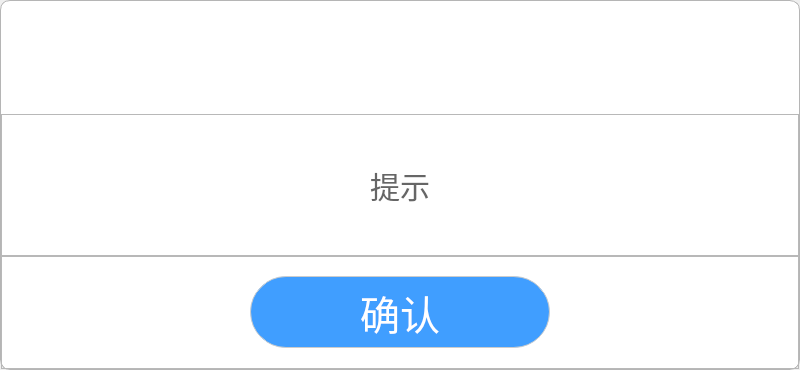
<?xml version="1.0" encoding="UTF-8"?>
<ui version="4.0">
 <class>CInfoBox</class>
 <widget class="QDialog" name="CInfoBox">
  <property name="geometry">
   <rect>
    <x>0</x>
    <y>0</y>
    <width>800</width>
    <height>370</height>
   </rect>
  </property>
  <property name="minimumSize">
   <size>
    <width>800</width>
    <height>370</height>
   </size>
  </property>
  <property name="windowTitle">
   <string>提示窗口</string>
  </property>
  <property name="styleSheet">
   <string notr="true">QFrame#mainFrame
{
	background:rgba(255,255,255,1);
	border:1px solid rgba(181,181,181,1);
	border-radius:10px;
}</string>
  </property>
  <layout class="QHBoxLayout" name="horizontalLayout_3">
   <property name="spacing">
    <number>0</number>
   </property>
   <property name="leftMargin">
    <number>0</number>
   </property>
   <property name="topMargin">
    <number>0</number>
   </property>
   <property name="rightMargin">
    <number>0</number>
   </property>
   <property name="bottomMargin">
    <number>0</number>
   </property>
   <item>
    <widget class="QFrame" name="mainFrame">
     <property name="frameShape">
      <enum>QFrame::StyledPanel</enum>
     </property>
     <property name="frameShadow">
      <enum>QFrame::Raised</enum>
     </property>
     <layout class="QVBoxLayout" name="verticalLayout">
      <property name="spacing">
       <number>0</number>
      </property>
      <property name="leftMargin">
       <number>0</number>
      </property>
      <property name="topMargin">
       <number>0</number>
      </property>
      <property name="rightMargin">
       <number>0</number>
      </property>
      <property name="bottomMargin">
       <number>0</number>
      </property>
      <item>
       <widget class="QWidget" name="horizontalWidget" native="true">
        <layout class="QHBoxLayout" name="horizontalLayout">
         <property name="topMargin">
          <number>0</number>
         </property>
         <property name="rightMargin">
          <number>20</number>
         </property>
         <property name="bottomMargin">
          <number>20</number>
         </property>
         <item>
          <spacer name="horizontalSpacer">
           <property name="orientation">
            <enum>Qt::Horizontal</enum>
           </property>
           <property name="sizeHint" stdset="0">
            <size>
             <width>40</width>
             <height>20</height>
            </size>
           </property>
          </spacer>
         </item>
         <item>
          <widget class="QToolButton" name="btn_close">
           <property name="minimumSize">
            <size>
             <width>60</width>
             <height>60</height>
            </size>
           </property>
           <property name="maximumSize">
            <size>
             <width>60</width>
             <height>60</height>
            </size>
           </property>
           <property name="focusPolicy">
            <enum>Qt::NoFocus</enum>
           </property>
           <property name="styleSheet">
            <string notr="true">QToolButton
{
	border-image: url(:/close4.png);
}
QToolButton:pressed:hover
{
	border:2px solid red;
}
QToolButton:hover
{
	border:2px solid red;
}</string>
           </property>
           <property name="text">
            <string/>
           </property>
           <property name="iconSize">
            <size>
             <width>60</width>
             <height>60</height>
            </size>
           </property>
           <property name="autoRaise">
            <bool>true</bool>
           </property>
          </widget>
         </item>
        </layout>
       </widget>
      </item>
      <item>
       <widget class="QFrame" name="frame_2">
        <property name="frameShape">
         <enum>QFrame::StyledPanel</enum>
        </property>
        <property name="frameShadow">
         <enum>QFrame::Raised</enum>
        </property>
        <layout class="QHBoxLayout" name="horizontalLayout_4">
         <property name="spacing">
          <number>0</number>
         </property>
         <property name="leftMargin">
          <number>10</number>
         </property>
         <property name="topMargin">
          <number>0</number>
         </property>
         <property name="rightMargin">
          <number>10</number>
         </property>
         <property name="bottomMargin">
          <number>0</number>
         </property>
         <item>
          <widget class="QLabel" name="content">
           <property name="minimumSize">
            <size>
             <width>0</width>
             <height>140</height>
            </size>
           </property>
           <property name="styleSheet">
            <string notr="true">QLabel
{
	background:transparent;
	font-size:30px;
	font-family:Microsoft YaHei;
	font-weight:400;
	color:rgba(102,102,102,1);
	line-height:20px;
}</string>
           </property>
           <property name="text">
            <string>提示</string>
           </property>
           <property name="alignment">
            <set>Qt::AlignCenter</set>
           </property>
           <property name="wordWrap">
            <bool>true</bool>
           </property>
          </widget>
         </item>
        </layout>
       </widget>
      </item>
      <item>
       <widget class="QFrame" name="frame">
        <property name="frameShape">
         <enum>QFrame::StyledPanel</enum>
        </property>
        <property name="frameShadow">
         <enum>QFrame::Raised</enum>
        </property>
        <layout class="QHBoxLayout" name="horizontalLayout_2">
         <item>
          <widget class="QPushButton" name="btn_ok">
           <property name="sizePolicy">
            <sizepolicy hsizetype="Fixed" vsizetype="Fixed">
             <horstretch>0</horstretch>
             <verstretch>0</verstretch>
            </sizepolicy>
           </property>
           <property name="minimumSize">
            <size>
             <width>300</width>
             <height>72</height>
            </size>
           </property>
           <property name="focusPolicy">
            <enum>Qt::NoFocus</enum>
           </property>
           <property name="styleSheet">
            <string notr="true">QPushButton
{
	background:rgba(64,158,255,1);
	color:white;
	border:1px solid rgba(204,204,204,1);
	border-radius:36px;
	font-size:40px;
	font-family:Microsoft YaHei;
}
QPushButton:pressed
{
	background:rgba(70,170,220,1);
	border:4px solid transparent;
}
QPushButton:hover
{
	border:4px solid transparent;
	background:rgba(44,148,225,1);
}</string>
           </property>
           <property name="text">
            <string>确认</string>
           </property>
          </widget>
         </item>
        </layout>
       </widget>
      </item>
     </layout>
    </widget>
   </item>
  </layout>
 </widget>
 <resources>
  <include location="../../image/image.qrc"/>
 </resources>
 <connections>
  <connection>
   <sender>btn_close</sender>
   <signal>clicked()</signal>
   <receiver>CInfoBox</receiver>
   <slot>reject()</slot>
   <hints>
    <hint type="sourcelabel">
     <x>401</x>
     <y>21</y>
    </hint>
    <hint type="destinationlabel">
     <x>211</x>
     <y>71</y>
    </hint>
   </hints>
  </connection>
  <connection>
   <sender>btn_ok</sender>
   <signal>clicked()</signal>
   <receiver>CInfoBox</receiver>
   <slot>accept()</slot>
   <hints>
    <hint type="sourcelabel">
     <x>210</x>
     <y>115</y>
    </hint>
    <hint type="destinationlabel">
     <x>211</x>
     <y>71</y>
    </hint>
   </hints>
  </connection>
 </connections>
</ui>
